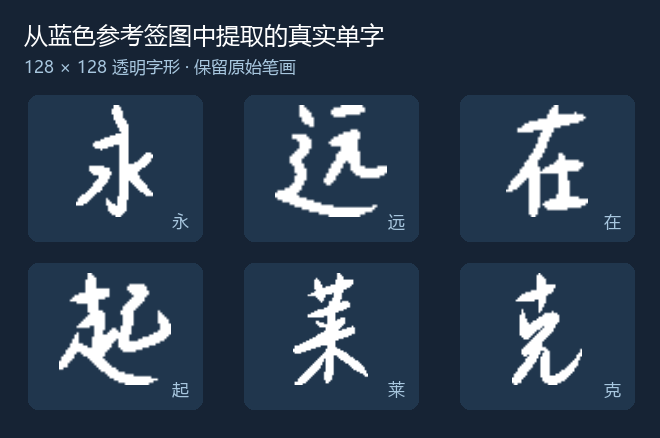
#> input picture assets/examples/extracted-training-glyphs.png, 660 x 438 px
$ python -i color_text.py   (imports and definitions only)
#> lines starting #> are read from the running program, lines starting #| are printed output that depends on the picture; after the words box and inside, x2 and y2 are one past the last pixel; in counts of white or black regions, pixels touching at a corner belong together
"""Locate individual cool-color handwritten glyphs on a finished To-sign.

This is a conservative, label-free proposal path for saturated blue/purple
handwriting. It does not recognize Chinese characters or declare ground truth.
Images outside this color/placement envelope fall back to the existing P4
manual box path. Pure Pillow/stdlib keeps the packaged backend self-contained.
"""

from __future__ import annotations

from collections import Counter
from statistics import median

from PIL import Image, ImageChops


MAX_WIDTH = 640
MIN_LINE_HEIGHT = 22
MIN_LINE_INK = 450


def _runs(active: list[bool], max_gap: int) -> list[tuple[int, int]]:
    intervals: list[tuple[int, int]] = []
    start = last = None
    for pos, enabled in enumerate(active):
        if not enabled:
            continue
        if start is None:
            start = pos
        elif pos - last > max_gap + 1:
            intervals.append((start, last + 1))
            start = pos
        last = pos
    if start is not None:
        intervals.append((start, last + 1))
    return intervals


def _color_mask(image: Image.Image, *, lower_only: bool) -> Image.Image:
    hsv = image.convert("HSV")
    hue, saturation, value = hsv.split()
    luminance = image.convert("L")
    upper = int(image.height * 0.57) if lower_only else 0
    hue_data = hue.tobytes()
    saturation_data = saturation.tobytes()
    value_data = value.tobytes()
    luminance_data = luminance.tobytes()
    hue_bins = Counter(
        hue_data[pos] // 5
        for pos in range(upper * image.width, image.width * image.height)
        if 140 <= hue_data[pos] <= 235
        and saturation_data[pos] >= 100
        and value_data[pos] >= 75
        and luminance_data[pos] <= 175
    )
    if not hue_bins:
        return Image.new("L", image.size)
    dominant_hue = hue_bins.most_common(1)[0][0] * 5 + 2
    ink = ImageChops.multiply(
        hue.point(lambda x: 255 if abs(x - dominant_hue) <= 12 else 0),
        saturation.point(lambda x: 255 if x >= 100 else 0),
    )
    ink = ImageChops.multiply(ink, value.point(lambda x: 255 if x >= 75 else 0))
    ink = ImageChops.multiply(ink, luminance.point(lambda x: 255 if x <= 175 else 0))
    if upper:
        ink.paste(0, (0, 0, image.width, upper))
    return ink


# [16 lines left out: function color_stroke_mask, not called in this run]


def _projection(mask: bytes, width: int, y0: int, y1: int) -> list[int]:
    projection = [0] * width
    for y in range(y0, y1):
        row = mask[y * width:(y + 1) * width]
        for x, value in enumerate(row):
            if value:
                projection[x] += 1
    return projection


def _line_bands(mask: bytes, width: int, height: int) -> list[tuple[int, int]]:
    rows = [sum(mask[y * width:(y + 1) * width]) // 255 for y in range(height)]
    threshold = max(16, int(width * 0.032))
    smooth = [sum(rows[max(0, y - 3):min(height, y + 4)]) / 7 for y in range(height)]
    active = [count >= threshold for count in smooth]
    raw_bands = []
    for start, end in _runs(active, max_gap=7):
        if end - start < MIN_LINE_HEIGHT or sum(rows[start:end]) < MIN_LINE_INK:
            continue
        raw_bands.append((start, end))
    bands = []
    for index, (start, end) in enumerate(raw_bands):
        previous_end = raw_bands[index - 1][1] if index else 0
        next_start = raw_bands[index + 1][0] if index + 1 < len(raw_bands) else height
        bands.append((max(previous_end + (start - previous_end) // 2, start - 10),
                      min(end + 10, end + (next_start - end) // 2)))
    return bands


# [38 lines left out: function _split_wide, not called in this run]


def detect_color_handwriting(image: Image.Image) -> list[dict]:
    """Return normalized, unlabeled per-glyph boxes for the supported palette.

    Each score is a location hint only. Empty means that this branch found no
    trustworthy candidates; callers may use their ordinary fallback.
    """
    original_width, original_height = image.size
    if original_width < 100 or original_height < 100:
        return []
    work = image.convert("RGB")
    if work.width > MAX_WIDTH:
        work.thumbnail((MAX_WIDTH, round(work.height * MAX_WIDTH / work.width)), Image.Resampling.LANCZOS)
    width, height = work.size
    mask = _color_mask(work, lower_only=True).tobytes()
    bands = _line_bands(mask, width, height)
    line_clusters = []
    ordinary_widths = []
    for y0, y1 in bands:
        projection = _projection(mask, width, y0, y1)
        active = [n >= 2 for n in projection]
        clusters = []
        for x0, x1 in _runs(active, max_gap=4):
            mass = sum(projection[x0:x1])
            if x1 - x0 < 10 or mass < 70:
                continue
            clusters.append((x0, x1))
            if 16 <= x1 - x0 <= 90:
                ordinary_widths.append(x1 - x0)
        line_clusters.append((y0, y1, projection, clusters))
    if not ordinary_widths:
        return []
    typical = median(ordinary_widths)
    candidates = []
    for y0, y1, projection, clusters in line_clusters:
        for x0, x1 in clusters:
            for a, b in _split_wide(x0, x1, projection, typical):
                xs = []
                ys = []
                for y in range(y0, y1):
                    row = mask[y * width + a:y * width + b]
                    for dx, value in enumerate(row):
                        if value:
                            xs.append(a + dx)
                            ys.append(y)
                if len(xs) < 70:
                    continue
                left, right = max(0, min(xs) - 2), min(width, max(xs) + 3)
                top, bottom = max(0, min(ys) - 2), min(height, max(ys) + 3)
                glyph_width, glyph_height = right - left, bottom - top
                # A legitimate 一 can be only a few pixels tall after
                # thumbnailing. Keep a dense horizontal stroke, while still
                # rejecting tiny isolated specks.
                flat_stroke = glyph_height >= 5 and glyph_width >= 20 and glyph_width >= glyph_height * 2.5
                if glyph_width < max(10, glyph_height * 0.2) or (glyph_height < 18 and not flat_stroke):
                    continue
                candidates.append({
                    "box_norm": {
                        "x_norm": round(left / width, 6),
                        "y_norm": round(top / height, 6),
                        "w_norm": round((right - left) / width, 6),
                        "h_norm": round((bottom - top) / height, 6),
                    },
                    "score": 0.5,
                })
    return candidates

>>> from PIL import Image
>>> picture = Image.open('../../../assets/examples/extracted-training-glyphs.png')
#> picture is the input picture: PIL image 660x438 RGB; mean R, G, B 44.9, 61.2, 79.8
>>> result = detect_color_handwriting(picture)
#> in _color_mask, `hsv = image.convert("HSV")`: hsv: PIL image 640x425 HSV; mean H, S, V 143, 135.3, 79.7
#> in _color_mask, `hue, saturation, value = hsv.split()`:
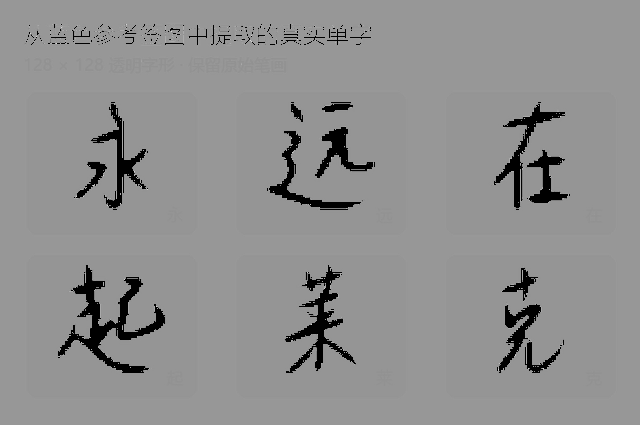
#> hue: PIL image 640x425 L; min 0, max 212, mean 143
#> in _color_mask, `hue, saturation, value = hsv.split()`:
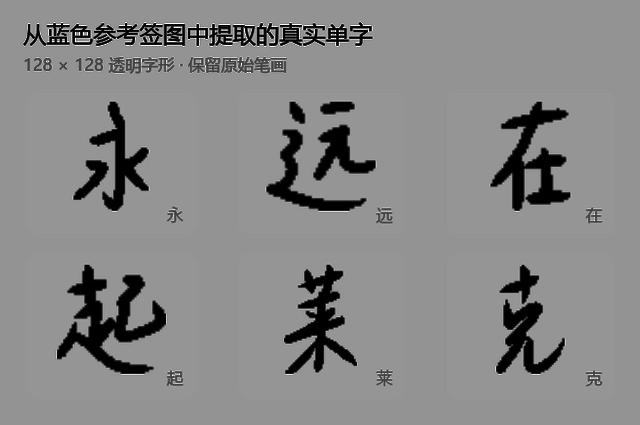
#> saturation: PIL image 640x425 L; min 0, max 255, mean 135.3
#> in _color_mask, `hue, saturation, value = hsv.split()`:
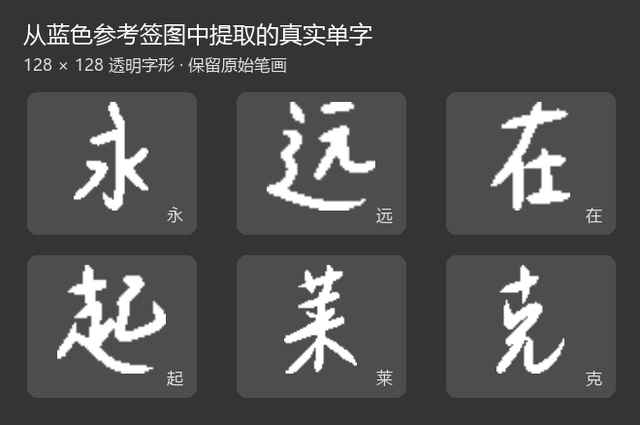
#> value: PIL image 640x425 L; min 11, max 255, mean 79.7
#> in _color_mask, `luminance = image.convert("L")`:
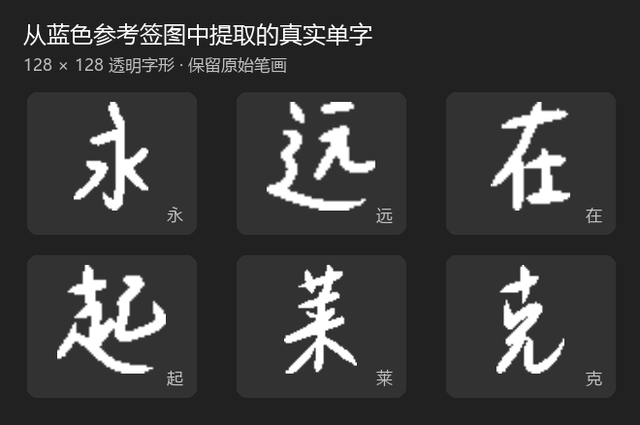
#> luminance: PIL image 640x425 L; min 1, max 255, mean 58.3
#> in _color_mask, `hue_bins = Counter( hue_data[pos] // 5 for pos in range(upper * image...`: hue_bins = {29: 59397, 30: 91}
#> in _color_mask, `dominant_hue = hue_bins.most_common(1)[0][0] * 5 + 2`: dominant_hue = 147
#> in _color_mask, `ink = ImageChops.multiply( hue.point(lambda x: 255 if abs(x - dominant..`:
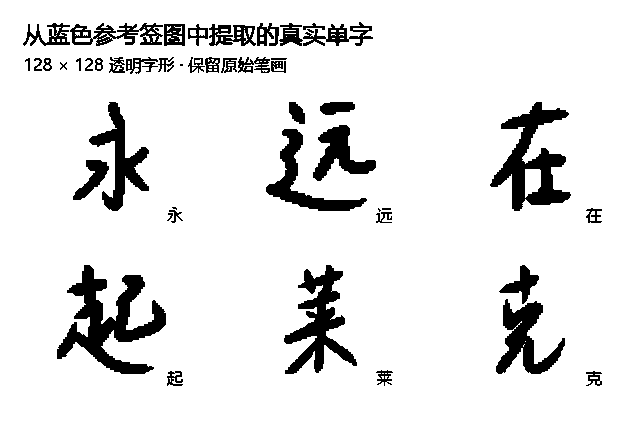
#> ink: PIL image 640x425 L; 90% white; 48 black regions (5 under 20 px), largest, box (x1, y1, x2, y2) and area: (57, 265, 166, 374) 4555, (490, 102, 571, 211) 3527, (284, 265, 357, 374) 3039
#> in _color_mask, `ink = ImageChops.multiply(ink, value.point(lambda x: 255 if x >= 75 el..`:
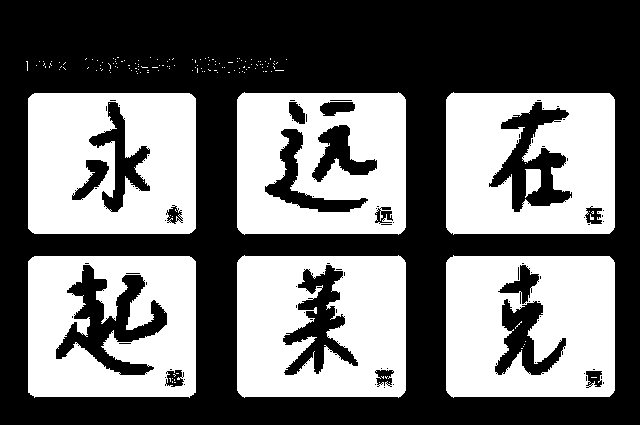
#> ink: PIL image 640x425 L; 43.9% white; 158 white regions (151 under 20 px), largest, box (x1, y1, x2, y2) and area: (28, 93, 196, 234) 20652, (446, 255, 615, 398) 20529, (237, 255, 406, 398) 20275
#> in _color_mask, `ink.paste(0, (0, 0, image.width, upper))`:
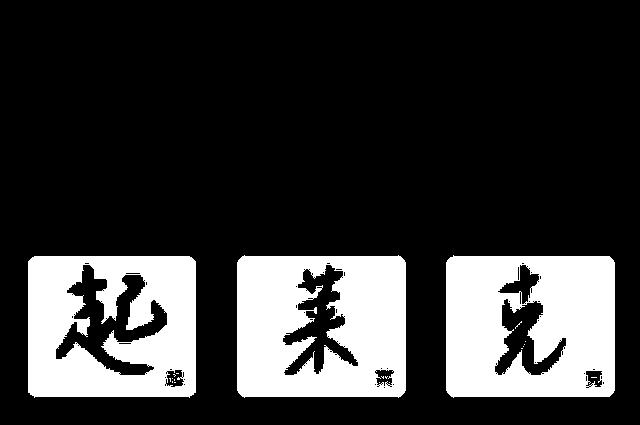
#> ink: PIL image 640x425 L; 21.9% white; 20 white regions (17 under 20 px), largest, box (x1, y1, x2, y2) and area: (446, 255, 615, 398) 20529, (237, 255, 406, 398) 20275, (28, 256, 196, 398) 18631
#> in detect_color_handwriting, `bands = _line_bands(mask, width, height)`: bands = [(243, 410)]
#> the loop in detect_color_handwriting, `for y0, y1 in bands:` made 1 pass
#> after the loop in detect_color_handwriting, `for y0, y1 in bands:`: line_clusters = 1 item; ordinary_widths = []
#> result = []
